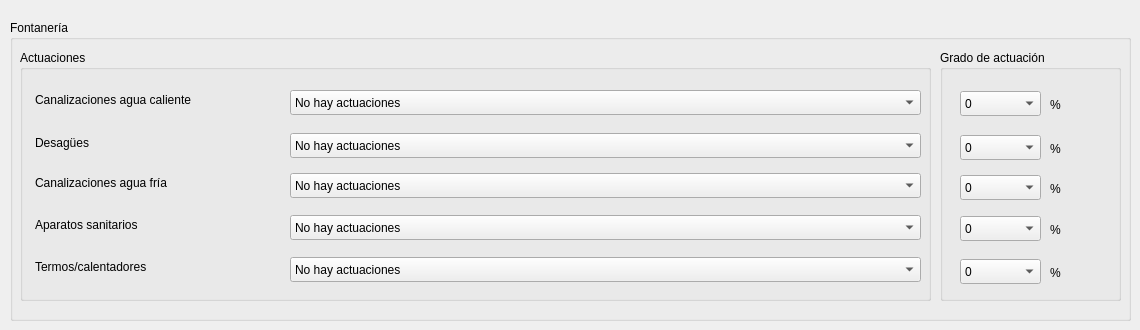
      <widget class="QWidget" name="tab_14">
       <attribute name="title">
        <string>Actuaciones</string>
       </attribute>
       <widget class="QGroupBox" name="groupBox_2">
        <property name="geometry">
         <rect>
          <x>10</x>
          <y>20</y>
          <width>1121</width>
          <height>301</height>
         </rect>
        </property>
        <property name="title">
         <string>Fontanería</string>
        </property>
        <widget class="QGroupBox" name="groupBox_29">
         <property name="geometry">
          <rect>
           <x>930</x>
           <y>30</y>
           <width>181</width>
           <height>251</height>
          </rect>
         </property>
         <property name="title">
          <string>Grado de actuación</string>
         </property>
         <widget class="QLabel" name="label_74">
          <property name="geometry">
           <rect>
            <x>110</x>
            <y>213</y>
            <width>31</width>
            <height>19</height>
           </rect>
          </property>
          <property name="text">
           <string>%</string>
          </property>
         </widget>
         <widget class="QLabel" name="label_70">
          <property name="geometry">
           <rect>
            <x>110</x>
            <y>89</y>
            <width>31</width>
            <height>19</height>
           </rect>
          </property>
          <property name="text">
           <string>%</string>
          </property>
         </widget>
         <widget class="QLabel" name="label_69">
          <property name="geometry">
           <rect>
            <x>110</x>
            <y>45</y>
            <width>31</width>
            <height>19</height>
           </rect>
          </property>
          <property name="text">
           <string>%</string>
          </property>
         </widget>
         <widget class="QLabel" name="label_73">
          <property name="geometry">
           <rect>
            <x>110</x>
            <y>170</y>
            <width>31</width>
            <height>19</height>
           </rect>
          </property>
          <property name="text">
           <string>%</string>
          </property>
         </widget>
         <widget class="QComboBox" name="cmbCanalizacionesAguaFriaAct">
          <property name="geometry">
           <rect>
            <x>20</x>
            <y>125</y>
            <width>81</width>
            <height>25</height>
           </rect>
          </property>
          <item>
           <property name="text">
            <string>0</string>
           </property>
          </item>
          <item>
           <property name="text">
            <string>1 a 30</string>
           </property>
          </item>
          <item>
           <property name="text">
            <string>31 a 60</string>
           </property>
          </item>
          <item>
           <property name="text">
            <string>61 a 100</string>
           </property>
          </item>
         </widget>
         <widget class="QComboBox" name="cmbSanitariosAct">
          <property name="geometry">
           <rect>
            <x>20</x>
            <y>166</y>
            <width>81</width>
            <height>25</height>
           </rect>
          </property>
          <item>
           <property name="text">
            <string>0</string>
           </property>
          </item>
          <item>
           <property name="text">
            <string>1 a 30</string>
           </property>
          </item>
          <item>
           <property name="text">
            <string>31 a 60</string>
           </property>
          </item>
          <item>
           <property name="text">
            <string>61 a 100</string>
           </property>
          </item>
         </widget>
         <widget class="QLabel" name="label_71">
          <property name="geometry">
           <rect>
            <x>110</x>
            <y>129</y>
            <width>31</width>
            <height>19</height>
           </rect>
          </property>
          <property name="text">
           <string>%</string>
          </property>
         </widget>
         <widget class="QComboBox" name="cmbTermosAct">
          <property name="geometry">
           <rect>
            <x>20</x>
            <y>209</y>
            <width>81</width>
            <height>25</height>
           </rect>
          </property>
          <item>
           <property name="text">
            <string>0</string>
           </property>
          </item>
          <item>
           <property name="text">
            <string>1 a 30</string>
           </property>
          </item>
          <item>
           <property name="text">
            <string>31 a 60</string>
           </property>
          </item>
          <item>
           <property name="text">
            <string>61 a 100</string>
           </property>
          </item>
         </widget>
         <widget class="QComboBox" name="cmbCanalizacionesCalAct">
          <property name="geometry">
           <rect>
            <x>20</x>
            <y>41</y>
            <width>81</width>
            <height>25</height>
           </rect>
          </property>
          <item>
           <property name="text">
            <string>0</string>
           </property>
          </item>
          <item>
           <property name="text">
            <string>1 a 30</string>
           </property>
          </item>
          <item>
           <property name="text">
            <string>31 a 60</string>
           </property>
          </item>
          <item>
           <property name="text">
            <string>61 a 100</string>
           </property>
          </item>
         </widget>
         <widget class="QComboBox" name="cmbDesaguesAct">
          <property name="geometry">
           <rect>
            <x>20</x>
            <y>85</y>
            <width>81</width>
            <height>25</height>
           </rect>
          </property>
          <item>
           <property name="text">
            <string>0</string>
           </property>
          </item>
          <item>
           <property name="text">
            <string>1 a 30</string>
           </property>
          </item>
          <item>
           <property name="text">
            <string>31 a 60</string>
           </property>
          </item>
          <item>
           <property name="text">
            <string>61 a 100</string>
           </property>
          </item>
         </widget>
        </widget>
        <widget class="QGroupBox" name="groupBox_28">
         <property name="geometry">
          <rect>
           <x>10</x>
           <y>30</y>
           <width>911</width>
           <height>251</height>
          </rect>
         </property>
         <property name="title">
          <string>Actuaciones</string>
         </property>
         <widget class="QComboBox" name="cmbCanalizacionesCal">
          <property name="geometry">
           <rect>
            <x>270</x>
            <y>40</y>
            <width>631</width>
            <height>25</height>
           </rect>
          </property>
          <item>
           <property name="text">
            <string>No hay actuaciones</string>
           </property>
          </item>
          <item>
           <property name="text">
            <string>Sustitución y reposición en polietileno</string>
           </property>
          </item>
          <item>
           <property name="text">
            <string>Sustitución y reposición en cobre</string>
           </property>
          </item>
         </widget>
         <widget class="QLabel" name="label_30">
          <property name="geometry">
           <rect>
            <x>15</x>
            <y>207</y>
            <width>191</width>
            <height>19</height>
           </rect>
          </property>
          <property name="text">
           <string>Termos/calentadores</string>
          </property>
         </widget>
         <widget class="QLabel" name="label_25">
          <property name="geometry">
           <rect>
            <x>15</x>
            <y>165</y>
            <width>191</width>
            <height>19</height>
           </rect>
          </property>
          <property name="text">
           <string>Aparatos sanitarios</string>
          </property>
         </widget>
         <widget class="QLabel" name="label_23">
          <property name="geometry">
           <rect>
            <x>15</x>
            <y>83</y>
            <width>191</width>
            <height>19</height>
           </rect>
          </property>
          <property name="text">
           <string>Desagües</string>
          </property>
         </widget>
         <widget class="QComboBox" name="cmbSanitarios">
          <property name="geometry">
           <rect>
            <x>270</x>
            <y>165</y>
            <width>631</width>
            <height>25</height>
           </rect>
          </property>
          <item>
           <property name="text">
            <string>No hay actuaciones</string>
           </property>
          </item>
          <item>
           <property name="text">
            <string>Sustitución y reposición</string>
           </property>
          </item>
         </widget>
         <widget class="QComboBox" name="cmbCanalizacionesAguaFria">
          <property name="geometry">
           <rect>
            <x>270</x>
            <y>123</y>
            <width>631</width>
            <height>25</height>
           </rect>
          </property>
          <item>
           <property name="text">
            <string>No hay actuaciones</string>
           </property>
          </item>
          <item>
           <property name="text">
            <string>Sustitución y reposición en cobre</string>
           </property>
          </item>
          <item>
           <property name="text">
            <string>Sustitución y reposición en polietileno</string>
           </property>
          </item>
         </widget>
         <widget class="QLabel" name="label_28">
          <property name="geometry">
           <rect>
            <x>15</x>
            <y>40</y>
            <width>261</width>
            <height>19</height>
           </rect>
          </property>
          <property name="text">
           <string>Canalizaciones agua caliente</string>
          </property>
         </widget>
         <widget class="QLabel" name="label_29">
          <property name="geometry">
           <rect>
            <x>15</x>
            <y>123</y>
            <width>211</width>
            <height>19</height>
           </rect>
          </property>
          <property name="text">
           <string>Canalizaciones agua fría</string>
          </property>
         </widget>
         <widget class="QComboBox" name="cmbTermos">
          <property name="geometry">
           <rect>
            <x>270</x>
            <y>207</y>
            <width>631</width>
            <height>25</height>
           </rect>
          </property>
          <item>
           <property name="text">
            <string>No hay actuaciones</string>
           </property>
          </item>
          <item>
           <property name="text">
            <string>Sustitución y reposición de ACS con energía solar térmica</string>
           </property>
          </item>
          <item>
           <property name="text">
            <string>Sustitución y reposición de ACS y calefacción con energía solar térmica </string>
           </property>
          </item>
         </widget>
         <widget class="QComboBox" name="cmbDesagues">
          <property name="geometry">
           <rect>
            <x>270</x>
            <y>83</y>
            <width>631</width>
            <height>25</height>
           </rect>
          </property>
          <item>
           <property name="text">
            <string>No hay actuaciones</string>
           </property>
          </item>
          <item>
           <property name="text">
            <string>Sustitución y reposición</string>
           </property>
          </item>
         </widget>
        </widget>
       </widget>
      </widget>
